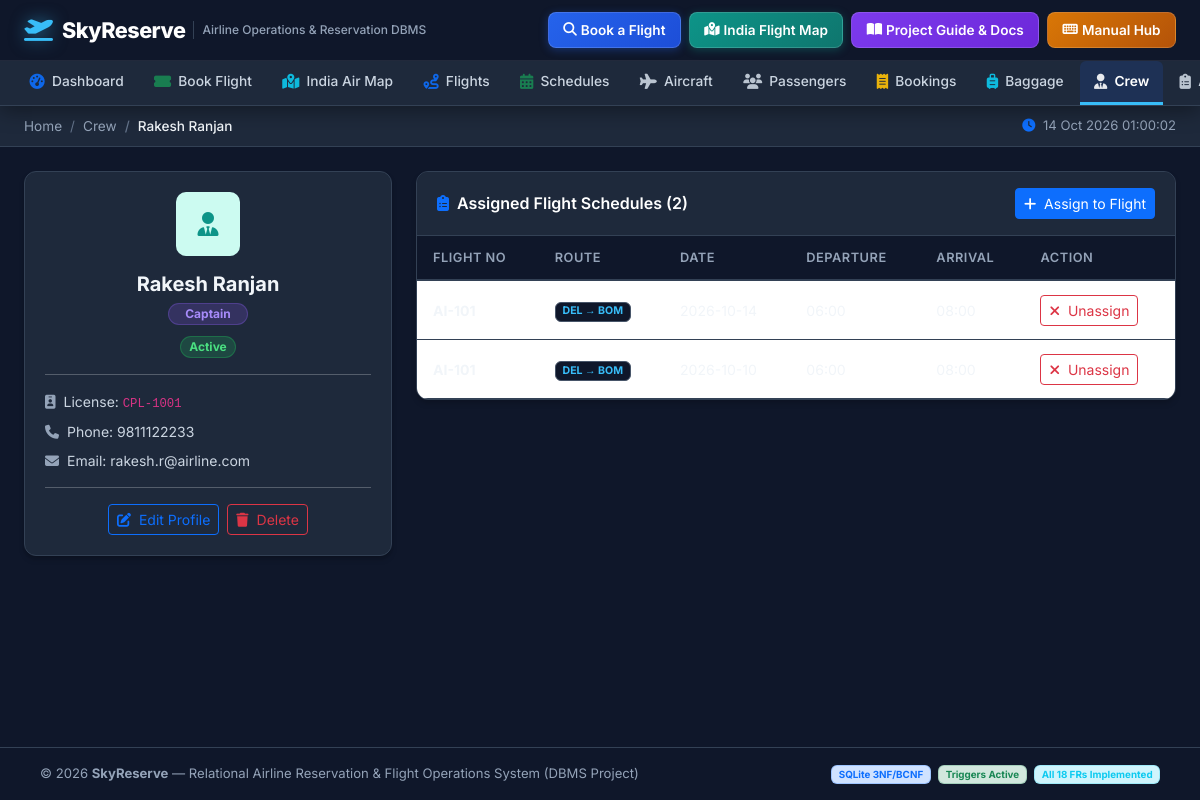
The app's page /crew/1 with its own data.
### tables this page shows
CREATE TABLE Crew (
    Crew_ID INTEGER PRIMARY KEY AUTOINCREMENT,
    First_Name TEXT NOT NULL,
    Last_Name TEXT NOT NULL,
    Role TEXT NOT NULL CHECK (Role IN ('Captain','First Officer','Flight Engineer','Cabin Crew Lead','Cabin Crew')),
    License_No TEXT UNIQUE,
    Phone TEXT,
    Email TEXT UNIQUE,
    Status TEXT DEFAULT 'Active' CHECK (Status IN ('Active','On Leave','Retired'))
);

CREATE TABLE Crew_Assignment (
    Assignment_ID INTEGER PRIMARY KEY AUTOINCREMENT,
    Crew_ID INTEGER NOT NULL,
    Schedule_ID INTEGER NOT NULL,
    FOREIGN KEY (Crew_ID) REFERENCES Crew(Crew_ID) ON DELETE CASCADE,
    FOREIGN KEY (Schedule_ID) REFERENCES Flight_Schedule(Schedule_ID) ON DELETE CASCADE,
    UNIQUE(Crew_ID, Schedule_ID)
);

CREATE TABLE Flight (
    Flight_No TEXT PRIMARY KEY,
    Airline TEXT NOT NULL,
    Source TEXT NOT NULL,
    Destination TEXT NOT NULL,
    CHECK (Source != Destination)
);

### app.py (the view)
@app.route("/crew/<int:cid>")
def crew_detail(cid):
    db = get_db()
    c = db.execute("SELECT * FROM Crew WHERE Crew_ID=?", (cid,)).fetchone()
    if not c:
        db.close()
        flash("Crew member not found.", "warning")
        return redirect(url_for("crew_list"))
    assignments = db.execute("""
        SELECT ca.Assignment_ID, fs.Schedule_ID, f.Flight_No, f.Source, f.Destination,
               fs.Date, fs.Departure_Time, fs.Arrival_Time
        FROM Crew_Assignment ca
        JOIN Flight_Schedule fs ON ca.Schedule_ID = fs.Schedule_ID
        JOIN Flight f ON fs.Flight_No = f.Flight_No
        WHERE ca.Crew_ID = ?
        ORDER BY fs.Date DESC
    """, (cid,)).fetchall()
    db.close()
    return render_template("crew_detail.html", crew_member=c, assignments=assignments)

### app.py (called while the page is built)
@app.before_request
def ensure_db():
    global _db_initialized
    if not _db_initialized:
        db_path = os.path.join(os.path.dirname(__file__), "airline.db")
        if not os.path.exists(db_path):
            init_db()
        _db_initialized = True

### database.py (called while the page is built)
def get_db():
    conn = sqlite3.connect(DB_PATH)
    conn.row_factory = sqlite3.Row
    conn.execute("PRAGMA foreign_keys = ON")
    return conn

### templates/crew_detail.html (shortened to what this page needs)
{% extends "base.html" %}
{% block breadcrumb %}
<li class="breadcrumb-item"><a href="{{ url_for('crew_list') }}" class="text-decoration-none">Crew</a></li>
<li class="breadcrumb-item active">{{ crew_member.First_Name }} {{ crew_member.Last_Name }}</li>
{% endblock %}
{% block content %}
<div class="row g-4">
  <div class="col-lg-4">
    <div class="stat-card text-center">
      <div class="icon mx-auto mb-3" style="background:#ccfbf1;color:#0d9488;width:64px;height:64px;font-size:1.5rem">
        <i class="fas fa-user-tie"></i>
      </div>
      <h5 class="fw-bold mb-1">{{ crew_member.First_Name }} {{ crew_member.Last_Name }}</h5>
      {% set rl = crew_member.Role|lower|replace(' ', '-') %}
      <span class="badge badge-{{ rl }} rounded-pill px-3 py-1 mb-2">{{ crew_member.Role }}</span>
      <div>
        {% set st = crew_member.Status|lower|replace(' ', '-') %}
        <span class="badge badge-{{ st }} rounded-pill px-2">{{ crew_member.Status }}</span>
      </div>
      <hr>
      <div class="text-start">
        <p class="small mb-2"><i class="fas fa-id-badge me-2 text-muted"></i>License: <code>{{ crew_member.License_No or 'N/A' }}</code></p>
        <p class="small mb-2"><i class="fas fa-phone me-2 text-muted"></i>Phone: {{ crew_member.Phone or 'N/A' }}</p>
        <p class="small mb-2"><i class="fas fa-envelope me-2 text-muted"></i>Email: {{ crew_member.Email or 'N/A' }}</p>
      </div>
      <hr>
      <div class="d-flex gap-2 justify-content-center">
        <a href="{{ url_for('crew_edit', cid=crew_member.Crew_ID) }}" class="btn btn-sm btn-outline-primary"><i class="fas fa-edit me-1"></i> Edit Profile</a>
        <form method="POST" action="{{ url_for('crew_delete', cid=crew_member.Crew_ID) }}" onsubmit="return confirmAction('Delete this crew member?')">
          <button class="btn btn-sm btn-outline-danger"><i class="fas fa-trash me-1"></i> Delete</button>
        </form>
      </div>
    </div>
  </div>
  <div class="col-lg-8">
    <div class="table-card">
      <div class="card-header d-flex justify-content-between align-items-center">
        <span><i class="fas fa-clipboard-list me-2 text-primary"></i>Assigned Flight Schedules ({{ assignments|length }})</span>
        <a href="{{ url_for('assignment_add') }}" class="btn btn-sm btn-primary">
          <i class="fas fa-plus me-1"></i> Assign to Flight
        </a>
      </div>
      <div class="table-responsive">
        <table class="table table-hover">
          <thead>
            <tr>
              <th>Flight No</th>
              <th>Route</th>
              <th>Date</th>
              <th>Departure</th>
              <th>Arrival</th>
              <th>Action</th>
            </tr>
          </thead>
          <tbody>
            {% for a in assignments %}
            <tr>
              <td><strong>{{ a.Flight_No }}</strong></td>
              <td><span class="badge bg-light text-dark border">{{ a.Source }} → {{ a.Destination }}</span></td>
              <td>{{ a.Date }}</td>
              <td>{{ a.Departure_Time[11:16] if a.Departure_Time|length > 11 else a.Departure_Time }}</td>
              <td>{{ a.Arrival_Time[11:16] if a.Arrival_Time|length > 11 else a.Arrival_Time }}</td>
              <td>
                <form method="POST" action="{{ url_for('assignment_delete', aid=a.Assignment_ID) }}" onsubmit="return confirmAction('Remove this flight assignment?')">
                  <button class="btn btn-sm btn-outline-danger"><i class="fas fa-times me-1"></i> Unassign</button>
                </form>
              </td>
            </tr>
            {% else %}
            <tr><td colspan="6" class="text-center text-muted py-4">No flight schedules assigned to this crew member</td></tr>
            {% endfor %}
          </tbody>
        </table>
      </div>
    </div>
  </div>
</div>
{% endblock %}

### templates/base.html (style rules this page uses)
:root { --primary-color: #2563eb; --primary-hover: #1d4ed8; --nav-bg: #0f172a; --nav-sub-bg: #1e293b; --nav-border: #334155; }
* { font-family: 'Inter', sans-serif; }
body { background: #0f172a; color: #f1f5f9; margin: 0; min-height: 100vh; display: flex; flex-direction: column; }
.sub-bar .breadcrumb-item a { color: #94a3b8; text-decoration: none; }
.sub-bar .breadcrumb-item.active { color: #cbd5e1; font-weight: 500; }
.sub-bar .breadcrumb-item + .breadcrumb-item::before { color: #64748b; }
.stat-card { background: #1e293b; border: 1px solid #334155; border-radius: 12px; padding: 1.25rem; box-shadow: 0 4px 6px -1px rgba(0, 0, 0, 0.2), 0 2px 4px -2px rgba(0, 0, 0, 0.2); transition: transform 0.15s, box-shadow 0.15s, border-color 0.15s; }
.stat-card .icon { width: 48px; height: 48px; border-radius: 10px; display: flex; align-items: center; justify-content: center; font-size: 1.25rem; }
.table-card { background: #1e293b; border: 1px solid #334155; border-radius: 12px; box-shadow: 0 4px 6px -1px rgba(0, 0, 0, 0.2); overflow: hidden; margin-bottom: 1.5rem; }
.table-card .card-header { background: #1e293b; border-bottom: 1px solid #334155; padding: 1rem 1.25rem; font-weight: 600; color: #f8fafc; }
.table { margin: 0; color: #e2e8f0; border-color: #334155; }
.table thead th { background: #0f172a; border-bottom: 2px solid #334155; font-size: 0.8rem; text-transform: uppercase; letter-spacing: 0.5px; color: #94a3b8; font-weight: 600; white-space: nowrap; padding: 0.75rem 1rem; }
.table tbody tr { transition: background 0.12s; border-bottom: 1px solid #334155; }
.table td { vertical-align: middle; font-size: 0.88rem; padding: 0.85rem 1rem; border-color: #334155; color: #f1f5f9; }
.badge-active { background: rgba(34, 197, 94, 0.2); color: #4ade80; border: 1px solid rgba(34, 197, 94, 0.3); }
.badge-captain { background: rgba(139, 92, 246, 0.2); color: #a78bfa; border: 1px solid rgba(139, 92, 246, 0.3); }
.text-muted { color: #94a3b8 !important; }
small, .small { color: #cbd5e1; }
.table-card .card-header { color: #ffffff !important; }
.table td { color: #f1f5f9 !important; }
.table thead th { color: #94a3b8 !important; }
.breadcrumb-item a { color: #94a3b8 !important; }
.breadcrumb-item.active { color: #f1f5f9 !important; font-weight: 600; }
.badge.bg-light.text-dark, .badge.bg-light { background-color: #0f172a !important; color: #38bdf8 !important; border: 1px solid #475569 !important; }

### records on screen
Crew: First_Name "Rakesh", Last_Name "Ranjan", Role "Captain", Status "Active", License_No "CPL-1001", Phone "9811122233", Email "rakesh.r@airline.com"
Crew_Assignment: Source "DEL", Destination "BOM"
Crew_Assignment: Source "DEL", Destination "BOM"

### other values on screen
{{ assignments|length }} "2"
